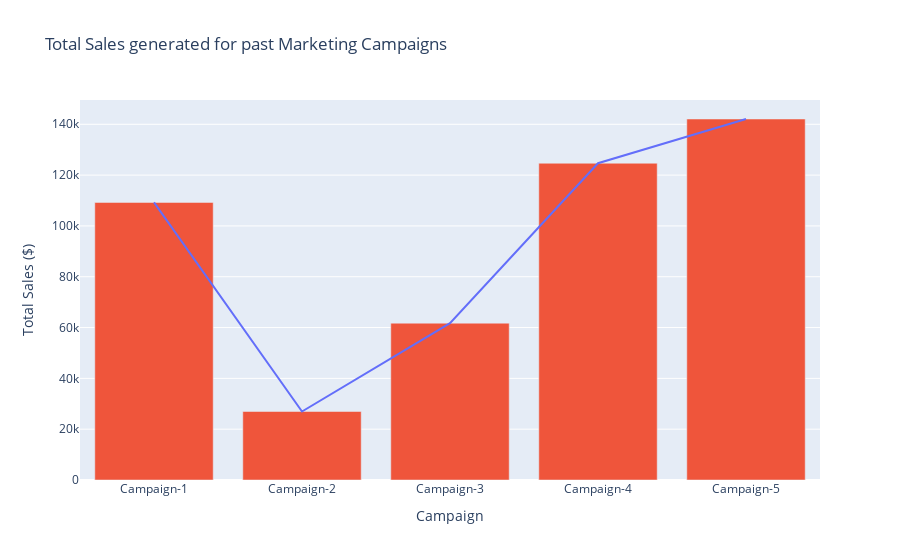

Source (notebook cell):
### Markdown cell above
## Campaign Performances Analysis

### Code cell
# Calculating each Marketing Campaign sales figues based on Customer Acceptance
campaign_1_total_sales = wine_data.loc[wine_data['AcceptedCmp1'] == 1].sum()['MntWines']
campaign_2_total_sales = wine_data.loc[wine_data['AcceptedCmp2'] == 1].sum()['MntWines']
campaign_3_total_sales = wine_data.loc[wine_data['AcceptedCmp3'] == 1].sum()['MntWines']
campaign_4_total_sales = wine_data.loc[wine_data['AcceptedCmp4'] == 1].sum()['MntWines']
campaign_5_total_sales = wine_data.loc[wine_data['AcceptedCmp5'] == 1].sum()['MntWines']

# Create a new DataFrame based on these data
df = pd.DataFrame({
    'Campaign':['Campaign-1', 'Campaign-2', 'Campaign-3', 'Campaign-4', 'Campaign-5'],
    'Total Sales ($)': [campaign_1_total_sales, 
                        campaign_2_total_sales, 
                        campaign_3_total_sales, 
                        campaign_4_total_sales, 
                        campaign_5_total_sales]
})

# Added a Trend line over the bar
fig = px.line(df, x='Campaign', y='Total Sales ($)', title='Total Sales generated for past Marketing Campaigns')

# Plotting a bar graph
fig.add_bar(x=['Campaign-1', 'Campaign-2', 'Campaign-3', 'Campaign-4', 'Campaign-5'], 
            y=[campaign_1_total_sales, 
               campaign_2_total_sales, 
               campaign_3_total_sales, 
               campaign_4_total_sales, 
               campaign_5_total_sales], 
            showlegend=False)

### Figure 1 — Plotly figure (JSON) as saved in the notebook; plotly's stock layout.template omitted (floating-point values rounded to 4 significant figures)
{"data": [{"hovertemplate": "Campaign=%{x}<br>Total Sales ($)=%{y}<extra></extra>", "legendgroup": "", "line": {"color": "#636efa", "dash": "solid"}, "marker": {"symbol": "circle"}, "mode": "lines", "name": "", "orientation": "v", "showlegend": false, "type": "scatter", "x": ["Campaign-1", "Campaign-2", "Campaign-3", "Campaign-4", "Campaign-5"], "xaxis": "x", "y": [109239, 26960, 61721, 124669, 142082], "yaxis": "y"}, {"showlegend": false, "type": "bar", "x": ["Campaign-1", "Campaign-2", "Campaign-3", "Campaign-4", "Campaign-5"], "y": [109239, 26960, 61721, 124669, 142082]}], "layout": {"autosize": true, "legend": {"tracegroupgap": 0}, "title": {"text": "Total Sales generated for past Marketing Campaigns"}, "xaxis": {"anchor": "y", "autorange": true, "domain": [0, 1], "range": [-0.5, 4.5], "title": {"text": "Campaign"}, "type": "category"}, "yaxis": {"anchor": "x", "autorange": true, "domain": [0, 1], "range": [0, 149560], "title": {"text": "Total Sales ($)"}, "type": "linear"}}}
